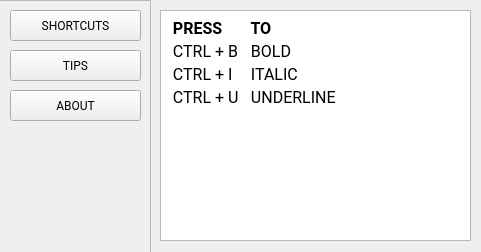
<?xml version="1.0" encoding="UTF-8"?>
<ui version="4.0">
 <class>Help_Window</class>
 <widget class="QWidget" name="Help_Window">
  <property name="geometry">
   <rect>
    <x>0</x>
    <y>0</y>
    <width>481</width>
    <height>252</height>
   </rect>
  </property>
  <property name="windowTitle">
   <string>HELP</string>
  </property>
  <widget class="QFrame" name="frame">
   <property name="geometry">
    <rect>
     <x>-10</x>
     <y>0</y>
     <width>161</width>
     <height>301</height>
    </rect>
   </property>
   <property name="frameShape">
    <enum>QFrame::StyledPanel</enum>
   </property>
   <property name="frameShadow">
    <enum>QFrame::Raised</enum>
   </property>
   <widget class="QPushButton" name="tips_button">
    <property name="geometry">
     <rect>
      <x>20</x>
      <y>50</y>
      <width>131</width>
      <height>31</height>
     </rect>
    </property>
    <property name="font">
     <font>
      <family>Roboto</family>
     </font>
    </property>
    <property name="styleSheet">
     <string notr="true">QPushButton
{
	font: 11pt &quot;Roboto&quot;;
}</string>
    </property>
    <property name="text">
     <string>TIPS</string>
    </property>
   </widget>
   <widget class="QPushButton" name="about_button">
    <property name="geometry">
     <rect>
      <x>20</x>
      <y>90</y>
      <width>131</width>
      <height>31</height>
     </rect>
    </property>
    <property name="font">
     <font>
      <family>Roboto</family>
     </font>
    </property>
    <property name="styleSheet">
     <string notr="true">QPushButton
{
	font: 11pt &quot;Roboto&quot;;
}</string>
    </property>
    <property name="text">
     <string>ABOUT</string>
    </property>
   </widget>
   <widget class="QPushButton" name="shortcut_button">
    <property name="geometry">
     <rect>
      <x>20</x>
      <y>10</y>
      <width>131</width>
      <height>31</height>
     </rect>
    </property>
    <property name="font">
     <font>
      <family>Roboto</family>
     </font>
    </property>
    <property name="styleSheet">
     <string notr="true">QPushButton
{
	font: 11pt &quot;Roboto&quot;;
}</string>
    </property>
    <property name="text">
     <string>SHORTCUTS</string>
    </property>
   </widget>
  </widget>
  <widget class="QTextEdit" name="about_edit">
   <property name="geometry">
    <rect>
     <x>160</x>
     <y>10</y>
     <width>311</width>
     <height>231</height>
    </rect>
   </property>
   <property name="font">
    <font>
     <family>Roboto</family>
    </font>
   </property>
   <property name="styleSheet">
    <string notr="true">QTextEdit
{
	font: 11pt &quot;Roboto&quot;;
}</string>
   </property>
   <property name="readOnly">
    <bool>true</bool>
   </property>
   <property name="html">
    <string>&lt;!DOCTYPE HTML PUBLIC &quot;-//W3C//DTD HTML 4.0//EN&quot; &quot;http://www.w3.org/TR/REC-html40/strict.dtd&quot;&gt;
&lt;html&gt;&lt;head&gt;&lt;meta name=&quot;qrichtext&quot; content=&quot;1&quot; /&gt;&lt;style type=&quot;text/css&quot;&gt;
p, li { white-space: pre-wrap; }
&lt;/style&gt;&lt;/head&gt;&lt;body style=&quot; font-family:'Roboto'; font-size:11pt; font-weight:400; font-style:normal;&quot;&gt;
&lt;p style=&quot; margin-top:0px; margin-bottom:0px; margin-left:0px; margin-right:0px; -qt-block-indent:0; text-indent:0px;&quot;&gt;&lt;span style=&quot; font-family:'Ubuntu';&quot;&gt;Notelet lets you add notes corresponding to current active window. You can also synchronize notes across multiple machines.&lt;/span&gt;&lt;/p&gt;&lt;/body&gt;&lt;/html&gt;</string>
   </property>
  </widget>
  <widget class="QTextEdit" name="tips_edit">
   <property name="geometry">
    <rect>
     <x>160</x>
     <y>10</y>
     <width>311</width>
     <height>231</height>
    </rect>
   </property>
   <property name="font">
    <font>
     <family>Roboto</family>
    </font>
   </property>
   <property name="readOnly">
    <bool>true</bool>
   </property>
   <property name="html">
    <string>&lt;!DOCTYPE HTML PUBLIC &quot;-//W3C//DTD HTML 4.0//EN&quot; &quot;http://www.w3.org/TR/REC-html40/strict.dtd&quot;&gt;
&lt;html&gt;&lt;head&gt;&lt;meta name=&quot;qrichtext&quot; content=&quot;1&quot; /&gt;&lt;style type=&quot;text/css&quot;&gt;
p, li { white-space: pre-wrap; }
&lt;/style&gt;&lt;/head&gt;&lt;body style=&quot; font-family:'Roboto'; font-size:11pt; font-weight:400; font-style:normal;&quot;&gt;
&lt;p style=&quot; margin-top:0px; margin-bottom:0px; margin-left:0px; margin-right:0px; -qt-block-indent:0; text-indent:0px;&quot;&gt;To be updated&lt;/p&gt;&lt;/body&gt;&lt;/html&gt;</string>
   </property>
  </widget>
  <widget class="QTextEdit" name="shortcut_edit">
   <property name="geometry">
    <rect>
     <x>160</x>
     <y>10</y>
     <width>311</width>
     <height>231</height>
    </rect>
   </property>
   <property name="font">
    <font>
     <family>Roboto</family>
    </font>
   </property>
   <property name="readOnly">
    <bool>true</bool>
   </property>
   <property name="html">
    <string>&lt;!DOCTYPE HTML PUBLIC &quot;-//W3C//DTD HTML 4.0//EN&quot; &quot;http://www.w3.org/TR/REC-html40/strict.dtd&quot;&gt;
&lt;html&gt;&lt;head&gt;&lt;meta name=&quot;qrichtext&quot; content=&quot;1&quot; /&gt;&lt;style type=&quot;text/css&quot;&gt;
p, li { white-space: pre-wrap; }
&lt;/style&gt;&lt;/head&gt;&lt;body style=&quot; font-family:'Roboto'; font-size:11pt; font-weight:400; font-style:normal;&quot;&gt;
&lt;table border=&quot;0&quot; style=&quot; margin-top:0px; margin-bottom:0px; margin-left:0px; margin-right:0px;&quot; cellspacing=&quot;4&quot; cellpadding=&quot;0&quot;&gt;
&lt;tr&gt;
&lt;td&gt;
&lt;p style=&quot; margin-top:0px; margin-bottom:0px; margin-left:0px; margin-right:0px; -qt-block-indent:0; text-indent:0px;&quot;&gt;&lt;span style=&quot; font-family:'Ubuntu'; font-size:12pt; font-weight:600;&quot;&gt; PRESS&lt;/span&gt;&lt;/p&gt;&lt;/td&gt;
&lt;td&gt;
&lt;p style=&quot; margin-top:0px; margin-bottom:0px; margin-left:0px; margin-right:0px; -qt-block-indent:0; text-indent:0px;&quot;&gt;&lt;span style=&quot; font-family:'Ubuntu'; font-size:12pt; font-weight:600;&quot;&gt; TO &lt;/span&gt;&lt;/p&gt;&lt;/td&gt;&lt;/tr&gt;
&lt;tr&gt;
&lt;td&gt;
&lt;p style=&quot; margin-top:0px; margin-bottom:0px; margin-left:0px; margin-right:0px; -qt-block-indent:0; text-indent:0px;&quot;&gt;&lt;span style=&quot; font-family:'Ubuntu'; font-size:12pt;&quot;&gt; CTRL + B &lt;/span&gt;&lt;/p&gt;&lt;/td&gt;
&lt;td&gt;
&lt;p style=&quot; margin-top:0px; margin-bottom:0px; margin-left:0px; margin-right:0px; -qt-block-indent:0; text-indent:0px;&quot;&gt;&lt;span style=&quot; font-family:'Ubuntu'; font-size:12pt;&quot;&gt; BOLD &lt;/span&gt;&lt;/p&gt;&lt;/td&gt;&lt;/tr&gt;
&lt;tr&gt;
&lt;td&gt;
&lt;p style=&quot; margin-top:0px; margin-bottom:0px; margin-left:0px; margin-right:0px; -qt-block-indent:0; text-indent:0px;&quot;&gt;&lt;span style=&quot; font-family:'Ubuntu'; font-size:12pt;&quot;&gt; CTRL + I &lt;/span&gt;&lt;/p&gt;&lt;/td&gt;
&lt;td&gt;
&lt;p style=&quot; margin-top:0px; margin-bottom:0px; margin-left:0px; margin-right:0px; -qt-block-indent:0; text-indent:0px;&quot;&gt;&lt;span style=&quot; font-family:'Ubuntu'; font-size:12pt;&quot;&gt; ITALIC &lt;/span&gt;&lt;/p&gt;&lt;/td&gt;&lt;/tr&gt;
&lt;tr&gt;
&lt;td&gt;
&lt;p style=&quot; margin-top:0px; margin-bottom:0px; margin-left:0px; margin-right:0px; -qt-block-indent:0; text-indent:0px;&quot;&gt;&lt;span style=&quot; font-family:'Ubuntu'; font-size:12pt;&quot;&gt; CTRL + U &lt;/span&gt;&lt;/p&gt;&lt;/td&gt;
&lt;td&gt;
&lt;p style=&quot; margin-top:0px; margin-bottom:0px; margin-left:0px; margin-right:0px; -qt-block-indent:0; text-indent:0px;&quot;&gt;&lt;span style=&quot; font-family:'Ubuntu'; font-size:12pt;&quot;&gt; UNDERLINE &lt;/span&gt;&lt;/p&gt;&lt;/td&gt;&lt;/tr&gt;&lt;/table&gt;&lt;/body&gt;&lt;/html&gt;</string>
   </property>
  </widget>
 </widget>
 <resources/>
 <connections/>
</ui>
